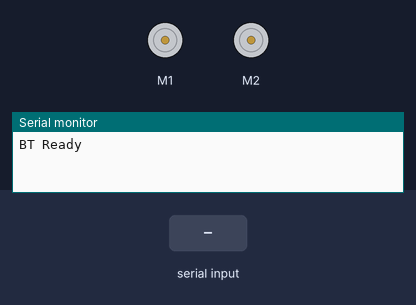
Simulated run of this sketch. Board: Arduino Uno, built with avr-gcc and run on an emulated ATmega328P. Shown: 2 × DC motor (green arrow = forward, orange = backward, longer = faster), the last lines printed to the serial monitor. The test bench sets the inputs (shaded band).

Above: at 1.2 s.
1.3 s: "B" received over the second serial link
At 2.0 s:
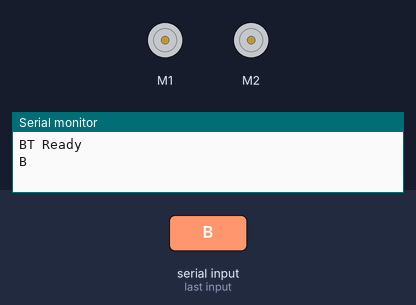
4.3 s: "F" received over the second serial link
At 5.3 s:
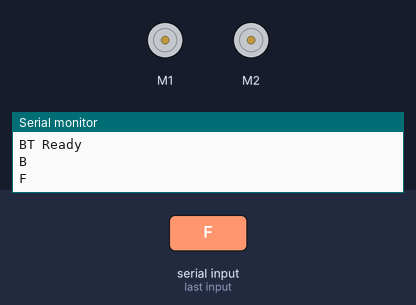
5.8 s: "L" received over the second serial link
At 6.3 s:
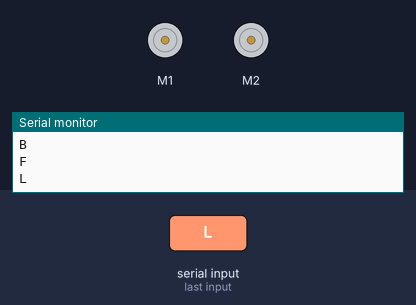
8.8 s: "B" received over the second serial link
Timing chart, 0 to 12.8 s (numbered marks = the images above; inputs shaded):
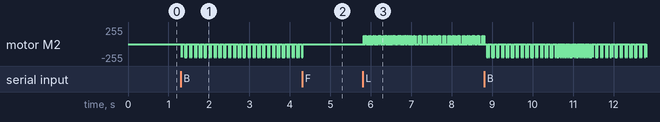

The sketch:

twoWheelBluetoothRobot.ino
```cpp
#include <AFMotor.h>
#include <SoftwareSerial.h>

AF_DCMotor LMOTOR(1);
AF_DCMotor RMOTOR(2);

SoftwareSerial BT(9,10);

void setup(){
	BT.begin(9600);
	Serial.begin(9600);
	Serial.println("BT Ready");

	LMOTOR.setSpeed(0);
	RMOTOR.setSpeed(0);

	LMOTOR.run(RELEASE);
	RMOTOR.run(RELEASE);
}

int motorTimer = 100;
char c;
char lastc;

//found android 'Arduino Bluetooth Controller app' that sends a char on release of a button
void loop(){
	if(BT.available()){
		c = BT.read();
	  selector(c);
		BT.println(c);
		Serial.println(c);
	}
  else{
    selector(c);
  }
}

void selector(char choice){
	if(choice=='F'){
		forward();
	}
	if(choice=='B'){
		backward();
	}
	if(choice=='L'){
		left();
	}
	if(choice=='R'){
		right();
	}
	if(choice=='0' || choice == 'S'){
		stopped();
	}
	else{
		stopped();
	}
}

char f = FORWARD;
char b = BACKWARD;
void forward(){
	LMOTOR.run(f);
	RMOTOR.run(f);
	LMOTOR.setSpeed(200);
	RMOTOR.setSpeed(200);
  //delay(motorTimer);
}

void backward(){
	LMOTOR.run(b);
	RMOTOR.run(b);
	LMOTOR.setSpeed(200);
	RMOTOR.setSpeed(200);
	//delay(motorTimer);
}

void left(){
	LMOTOR.run(b);
	RMOTOR.run(f);
	LMOTOR.setSpeed(127);
	RMOTOR.setSpeed(127);
	//delay(motorTimer);
}

void right(){
	LMOTOR.run(f);
	RMOTOR.run(b);
	LMOTOR.setSpeed(127);
	RMOTOR.setSpeed(127);
	//delay(motorTimer);
}

void stopped(){
	LMOTOR.run(RELEASE);
	RMOTOR.run(RELEASE);
	LMOTOR.setSpeed(0);
	RMOTOR.setSpeed(0);
}
```

Measured:
- after the input at 1.3 s, motor M2: alternates backward 200/255 for 0.02 s and stopped for 0.06 s, starting at once
- after the input at 4.3 s, motor M2: goes on until 4.3 s, then stays stopped
- after the input at 5.8 s, motor M2: alternates forward 127/255 for 0.02 s and stopped for 0.02 s, starting at once
